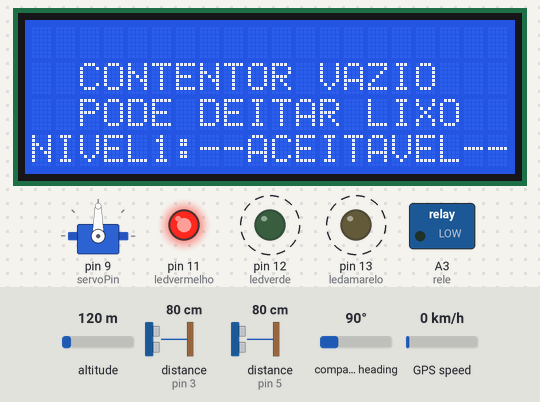
A sketch run on a simulated Arduino Uno, built with avr-gcc and run on an emulated ATmega328P. On the bench: 20×4 character LCD, servo, switched loads named in the sketch (green lamp = pin HIGH), output pins drawn as LEDs (lit = HIGH). Dashed ring = blinking. The test bench sets the inputs (shaded band); at power-on: distance to the obstacle (sensors on pin 5, pin 3) 80 cm, altitude 120 m, compass heading 90°, GPS speed 0 km/h. The echo pulse lasts 58.3 µs per cm; the GPS gets a fix after 3 s at 37.7749, -122.4194 with 8 satellites; the modem accepts every AT command (registered, SIM ready, sends succeed) and sends nothing else; what the sketch prints to the serial monitor is not drawn.

Above: at 1.7 s.
1.8 s: distance to the obstacle (sensor on pin 5) set to 45 cm
3.3 s: distance to the obstacle (sensor on pin 5) set to 36 cm
At 4.3 s:
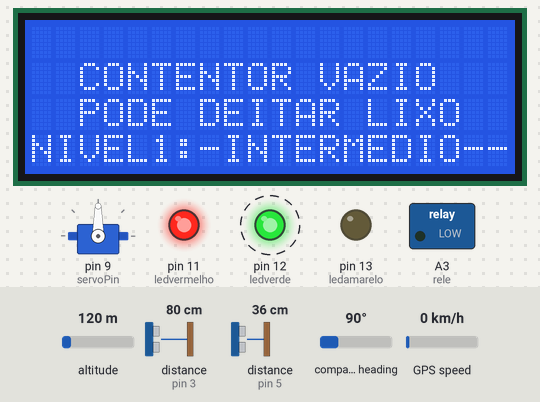
4.9 s: distance to the obstacle (sensor on pin 5) set to 2 cm
At 6.2 s:
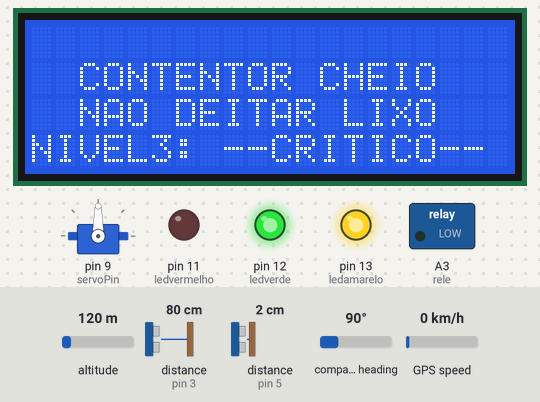
6.7 s: distance to the obstacle (sensor on pin 3) set to 20 cm
14.2 s: distance to the obstacle (sensor on pin 3) set to 17 cm
At 15.9 s:
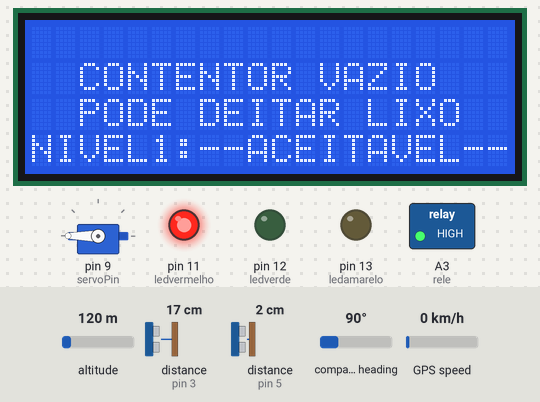
19.6 s: distance to the obstacle (sensor on pin 3) set to 35 cm
At 21.1 s:
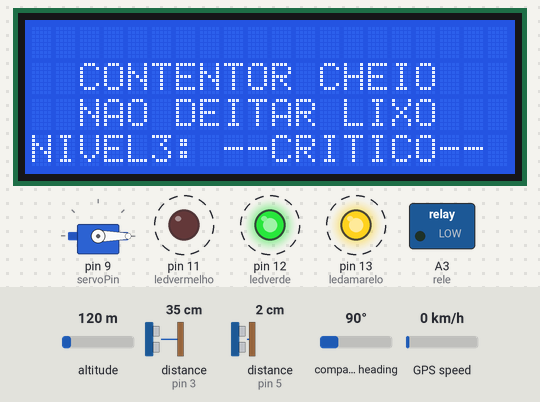
Timing chart, 0 to 22.2 s (numbered marks = the images above; inputs shaded):
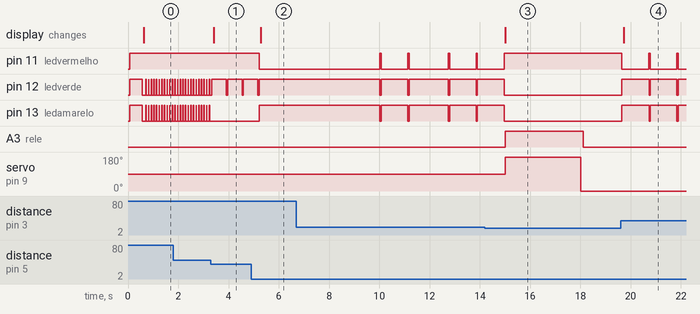

Measured:
- the behaviour switches between 41 and 40 cm on distance to the obstacle (sensor on pin 5) (found by bisection; images 0 and 1)
- the behaviour switches between 19 and 18 cm on distance to the obstacle (sensor on pin 3) (found by bisection; images 2 and 3)
- after the input at 3.3 s, pin 12 (ledverde): alternates HIGH for 0.57 s and LOW for 0.06 s, starting after 0.61 s; pin 13 (ledamarelo): stops changing and stays LOW; the display: changes after 0.11 s (image 1)
- after the input at 4.9 s, pin 11 (ledvermelho): HIGH → LOW after 0.32 s; pin 12 (ledverde): goes on until 5.2 s, then stays HIGH; pin 13 (ledamarelo): LOW → HIGH after 0.32 s; the display: changes after 0.39 s (image 2)
- after the input at 14.2 s, pin 11 (ledvermelho): goes on until 15.0 s, then stays HIGH; pin 12 (ledverde), pin 13 (ledamarelo): goes on until 15.0 s, then stays LOW; A3 (rele): LOW → HIGH after 0.82 s, → LOW 3.1 s later; servo on pin 9 (servoPin): 90° → 180° after 0.82 s, → 0° 3.0 s later; the display: changes after 0.82 s (image 3)
- after the input at 19.6 s, pin 11 (ledvermelho): alternates HIGH for 0.06 s and LOW for 1.1 s, starting at once; pin 12 (ledverde), pin 13 (ledamarelo): alternates HIGH for 1.1 s and LOW for 0.05 s, starting at once; the display: changes after 0.13 s (image 4)
- by itself, pin 12 (ledverde), pin 13 (ledamarelo): alternates HIGH for 0.01 s and LOW for 0.09 s

The sketch:

GPS_GSM_19_10_23.ino
```cpp
//lupini david +244931997478
//Actualizado 11/10/2022
#include <LiquidCrystal_I2C.h>
#include <SoftwareSerial.h>
#include <TinyGPS.h>

#include <NewPing.h>
#include <Servo.h>

static const int servoPin = 9;
LiquidCrystal_I2C lcd(0x27,20,4);
Servo servo1;

bool estado =false;
int pos = 0;    // variable to store the servo position
int ledverde = 12;//verde
int ledvermelho = 11; //vermelho
int ledamarelo = 13;//amarelo
int rele = A3;//RELE
int nivel2=0;

#define TRIGGER_PIN1 2  // Arduino pin tied to trigger pin on the ultrasonic sensor.
#define ECHO_PIN1    3  // Arduino pin tied to echo pin on the ultrasonic sensor.
#define MAX_DISTANCE1 18 // Maximum distance we want to ping for (in centimeters). Maximum sensor distance is rated at 400-500cm.

NewPing sonar1(TRIGGER_PIN1, ECHO_PIN1, MAX_DISTANCE1); // NewPing setup of pins and maximum distance.

void sensor1();
void sensor2();

#define TRIGGER_PIN2 4  // Arduino pin tied to trigger pin on the ultrasonic sensor.
#define ECHO_PIN2    5  // Arduino pin tied to echo pin on the ultrasonic sensor.
#define MAX_DISTANCE2 40 // Maximum distance we want to ping for (in centimeters). Maximum sensor distance is rated at 400-500cm.

NewPing sonar2(TRIGGER_PIN2, ECHO_PIN2, MAX_DISTANCE2); // NewPing setup of pins and maximum distance.


int x=0;

SoftwareSerial serialGSM(7,8); // RX, TX
SoftwareSerial serialGPS(10,6);

TinyGPS gps;

void leGPS();

int ledgps =A3;

String number = "+244924887649"; // +880 is the country code

void setup() {
 lcd.init();                      // initialize the lcd
  lcd.backlight();
  Serial.begin(9600);
  serialGPS.begin(9600);
  serialGSM.begin(9600);
    servo1.attach(servoPin);

  Serial.println("Sketch Iniciado!");
pinMode(ledverde, OUTPUT);
  pinMode(ledvermelho, OUTPUT);
  pinMode(ledamarelo, OUTPUT);


  digitalWrite(ledverde, HIGH);
  digitalWrite(ledvermelho,HIGH);
  digitalWrite(ledamarelo, HIGH);


  leGPS();
}

void loop() {


  digitalWrite(ledverde, HIGH);
  digitalWrite(ledvermelho,HIGH);
  digitalWrite(ledamarelo, HIGH);

  Serial.print("Sensor1: ");
  Serial.print(sonar1.ping_cm()); // Send ping, get distance in cm and print result (0 = outside set distance range)
  Serial.println("cm");


       digitalWrite(ledverde, LOW);
      digitalWrite(ledvermelho, HIGH);
      digitalWrite(ledamarelo, LOW);


     Serial.print("CONTENTOR VAZIO");

     Serial.println(" PODE DEITAR LIXO");

     lcd.setCursor(2,1);
     lcd.print("CONTENTOR VAZIO");
     lcd.setCursor(2,2);
     lcd.print("PODE DEITAR LIXO");
       lcd.setCursor(0,3);
     lcd.print("NIVEL1:--ACEITAVEL--");


sensor1();
sensor2();
static unsigned long delayLeGPS = millis();

  if ( (millis() - delayLeGPS) > 10000 ) {
     leGPS();
     delayLeGPS = millis();
  }

        float flat, flon;
        unsigned long age;

        gps.f_get_position(&flat, &flon, &age);

        if ( (flat == TinyGPS::GPS_INVALID_F_ANGLE) || (flon == TinyGPS::GPS_INVALID_F_ANGLE) ) {
           Serial.println( "GPS Sem Sinal !!!");
           analogWrite(ledgps,HIGH);
        }
        else{
          analogWrite(ledgps,LOW);
        }

     if(estado==true){
       x++;
        Serial.println("Enviando SMS de Resposta.");
       delay(1000);
      if(x==1){

          Serial.println("cheio");
            leGPS();
     String urlMapa = "Local Identificado: https://maps.google.com/maps/?&z=10&q=";
           urlMapa += String(flat,6);
           urlMapa += ",";
           urlMapa += String(flon,6);

   serialGSM.println("AT+CMGF=1");    //Sets the GSM Module in Text Mode
  delay(1000);  // Delay of 1000 milli seconds or 1 second

  serialGSM.println("AT+CMGS=\"" + number + "\"\r"); // Replace x with mobile number
  delay(1000);

  serialGSM.println(urlMapa);// The SMS text you want to send
  delay(100);
   serialGSM.println((char)26);// ASCII code of CTRL+Z
  delay(1000);

        x=2;
        estado=false;
      }
      else{
          Serial.println("Normal");
           estado=false;
      }


    }

    }


void leGPS() {
unsigned long delayGPS = millis();

   serialGPS.listen();
   bool lido = false;
   while ( (millis() - delayGPS) < 500 ) {
      while (serialGPS.available()) {
          char cIn = serialGPS.read();
          lido = gps.encode(cIn);
      }

      if (lido) {
         float flat, flon;
         unsigned long age;

         gps.f_get_position(&flat, &flon, &age);

         String urlMapa = "Local Identificado: https://maps.google.com/maps/?&z=10&q=";

         urlMapa += String(flat,6);
         urlMapa += ",";
         urlMapa += String(flon,6);
         Serial.println(urlMapa);

         break;
      }}}


      void sensor1(){
  if((sonar1.ping_cm()>=1&&sonar1.ping_cm()<=18)&&sonar1.ping_cm()!=0){

   analogWrite(rele, 255);
  servo1.write(180);
      delay(3000);

      servo1.write(0);
          delay(100);
           analogWrite(rele, 0);

          while(sonar1.ping_cm()>=1&&sonar1.ping_cm()<=18){
          Serial.println("AFASTAR DO BALDE");

    }

  }
  if(sonar1.ping_cm()==0){

      Serial.println("DEPOSITE O LIXO");

  }
}


void sensor2(){
  int nivel2=sonar2.ping_cm();
  nivel2=map(nivel2,0,40,0,20);

  Serial.print("Sensor2: ");
  Serial.print(nivel2); // Send ping, get distance in cm and print result (0 = outside set distance range)
  Serial.println("nivel");

    if(nivel2 <=4&&nivel2 >=1){
      estado=true;
      digitalWrite(ledverde, HIGH);
      digitalWrite(ledvermelho, LOW);
      digitalWrite(ledamarelo, HIGH);

      Serial.print("CONTENTOR CHEIO");
      Serial.println(" NAO DEITAR LIXO");


      lcd.clear();
        lcd.setCursor(2,1);
      lcd.print("CONTENTOR CHEIO");
      lcd.setCursor(1,2);
      lcd.print(" NAO DEITAR LIXO");
       lcd.setCursor(0,3);
     lcd.print("NIVEL3: --CRITICO--");

    }


        else if(nivel2>5 &&nivel2 <=10){

       digitalWrite(ledverde, LOW);
      digitalWrite(ledvermelho, HIGH);
      digitalWrite(ledamarelo, HIGH);

      Serial.print("NÍVEL INTERMéEDIO");

     Serial.println(" PODE DEITAR LIXO");
          lcd.clear();
     lcd.setCursor(2,1);
     lcd.print("CONTENTOR VAZIO");
     lcd.setCursor(1,2);
     lcd.print(" PODE DEITAR LIXO");
      lcd.setCursor(0,3);
     lcd.print("NIVEL2:-INTERMEDIO--");
     delay(500);


  }

          else if(nivel2>10){

       digitalWrite(ledverde, HIGH);
      digitalWrite(ledvermelho, HIGH);
      digitalWrite(ledamarelo, LOW);

      Serial.print("NÍVEL ACEITAVEL");

     Serial.println(" PODE DEITAR LIXO");
          lcd.clear();
     lcd.setCursor(2,1);
     lcd.print("CONTENTOR VAZIO");
     lcd.setCursor(1,2);
     lcd.print(" PODE DEITAR LIXO");
      lcd.setCursor(0,3);
     lcd.print("NIVEL1:-INTERMEDIO--");
     delay(500);


  }


}
```
